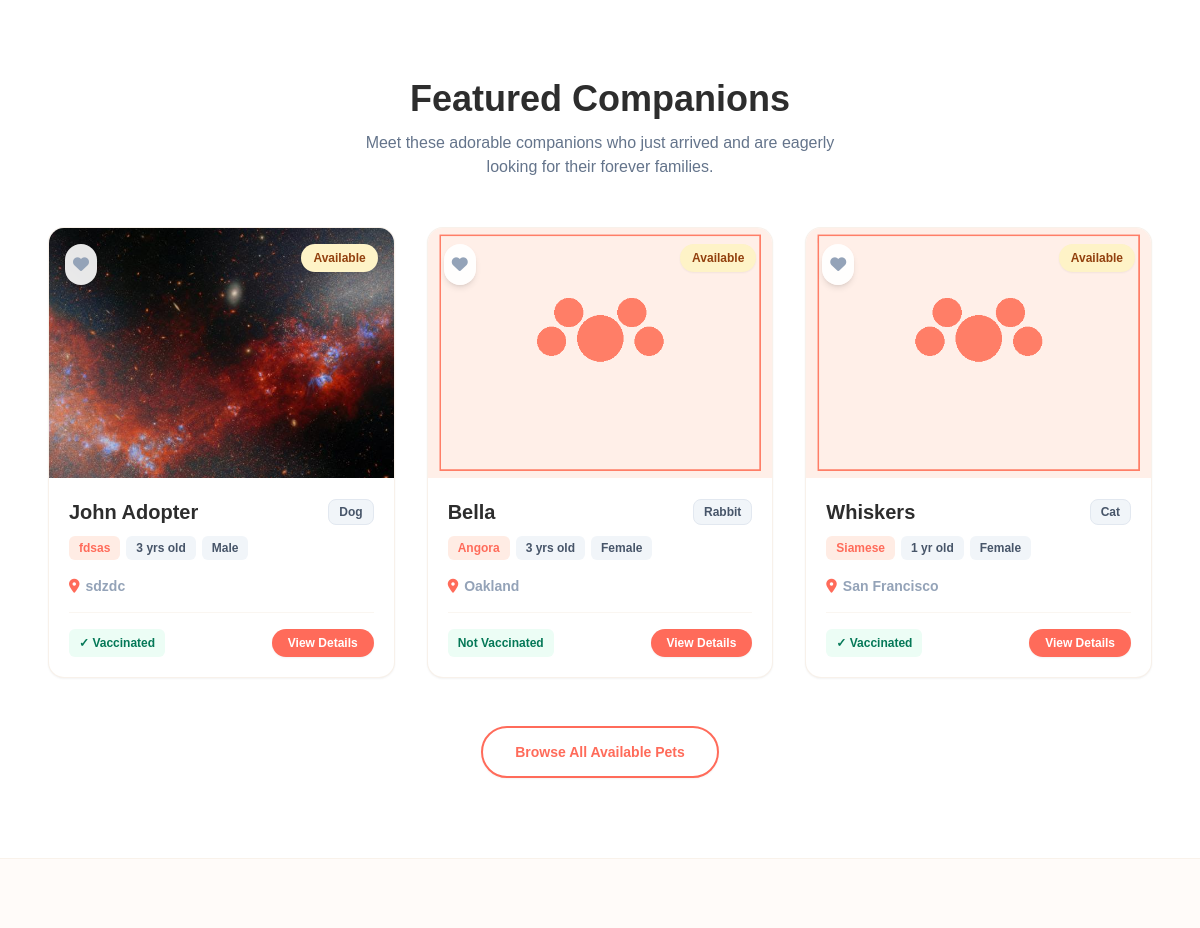
Before: / (middle part) with the older database file.
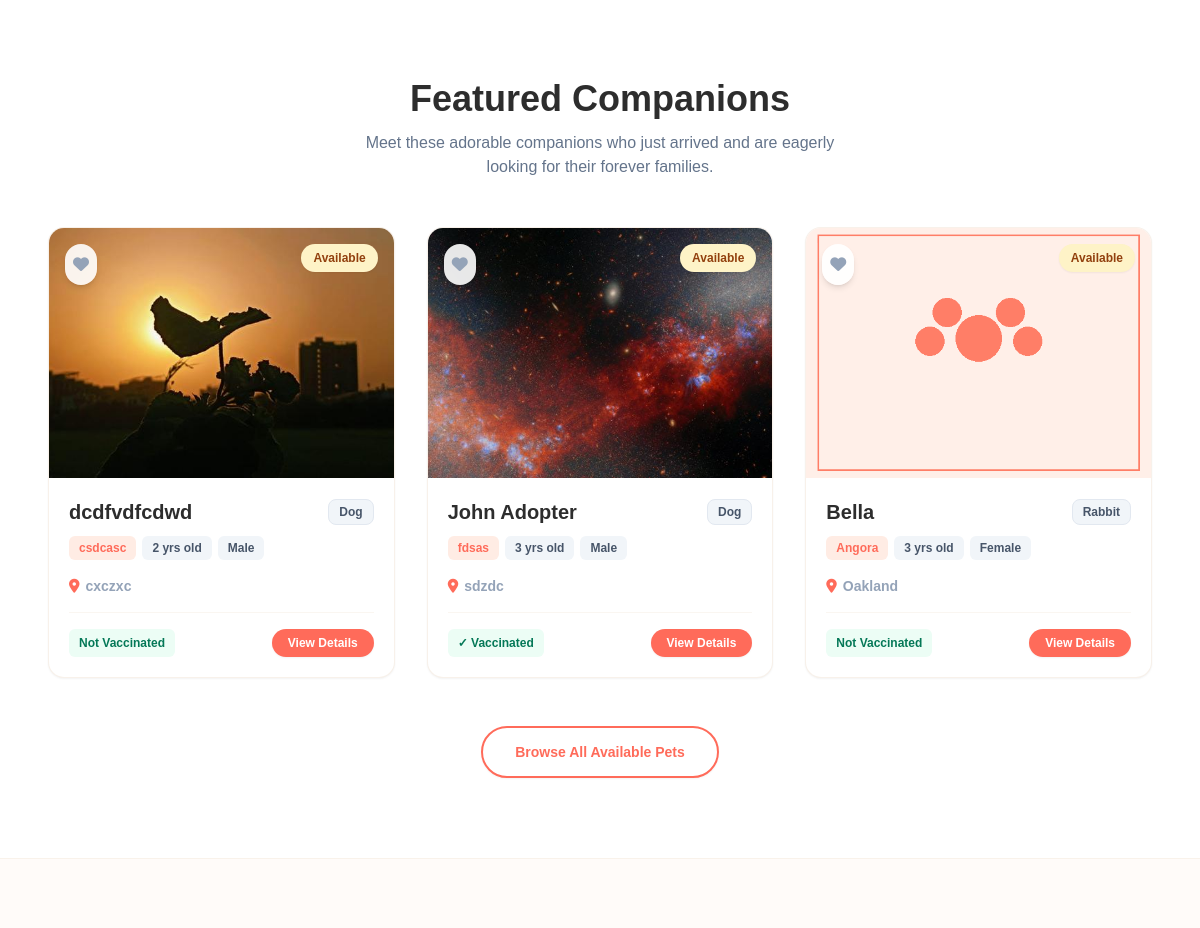
After: the same page with the newer database file.
### models.py (models this page shows, shortened)
class Pet(db.Model):
    __tablename__ = 'pets'
    id = db.Column(db.Integer, primary_key=True)
    name = db.Column(db.String(100), nullable=False)
    species = db.Column(db.String(50), nullable=False)  # Dog, Cat, Rabbit, Bird, Other
    breed = db.Column(db.String(100), nullable=True)
    age = db.Column(db.Integer, nullable=True)
    gender = db.Column(db.String(20), nullable=False)  # Male, Female
    size = db.Column(db.String(20), nullable=False)  # Small, Medium, Large
    color = db.Column(db.String(50), nullable=True)
    description = db.Column(db.Text, nullable=True)
    photo = db.Column(db.String(255), nullable=True, default='default_pet.png')
    location = db.Column(db.String(100), nullable=False)
    vaccinated = db.Column(db.Boolean, default=False)
    is_adopted = db.Column(db.Boolean, default=False)
    shelter_id = db.Column(db.Integer, db.ForeignKey('users.id'), nullable=False)
    created_at = db.Column(db.DateTime, default=datetime.utcnow)
    applications = db.relationship('AdoptionApplication', backref='pet', lazy=True, cascade="all, delete-orphan")

### routes.py (the view)
@general_bp.route('/')
def home():
    featured_pets = Pet.query.filter_by(is_adopted=False).order_by(Pet.created_at.desc()).limit(3).all()
    return render_template('home.html', featured_pets=featured_pets)

### templates/home.html (shortened to what the changed rows need)
{% extends 'base.html' %}
{% block content %}
<section class="py-20 bg-white px-6 md:px-12">
    <div class="container mx-auto max-w-7xl">
        <div class="flex flex-col items-center text-center mb-12">
            <h2 class="text-3xl md:text-4xl font-black text-dark mb-3">Featured Companions</h2>
        </div>
        <div class="grid grid-cols-1 md:grid-cols-3 gap-8">
            {% if featured_pets %}
                {% for pet in featured_pets %}
                    <div class="group bg-white border border-border/60 rounded-2xl overflow-hidden shadow-sm hover:shadow-xl hover:border-primary/30 flex flex-col h-full transition-all duration-300 transform hover:-translate-y-2">
                        <div class="relative h-[250px] overflow-hidden">
                            <img
                              src="{{ url_for('static', filename='uploads/pet_photos/' + pet.photo) }}"
                              alt="{{ pet.name }}"
                              class="w-full h-full object-cover transition-transform duration-500 group-hover:scale-105"
                            />
                            <button
                              data-pet-id="{{ pet.id }}"
                              class="fav-btn absolute top-4 left-4 p-2 bg-white/90 backdrop-blur-sm rounded-full shadow-md text-slate-400 hover:text-red-500 hover:scale-110 active:scale-95 transition-all z-10"
                            >
                                <i class="fa-solid fa-heart text-base"></i>
                            </button>
                            <span class="absolute top-4 right-4 text-xs font-bold px-3 py-1.5 bg-amber-100 text-amber-800 rounded-full shadow-sm">
                                Available
                            </span>
                        </div>
                        <div class="p-5 flex-grow flex flex-col justify-between">
                            <div>
                                <div class="flex justify-between items-center mb-2.5">
                                    <h3 class="text-xl font-black text-dark">{{ pet.name }}</h3>
                                    <span class="text-xs font-bold px-2.5 py-1 bg-slate-100 border border-slate-200 text-slate-600 rounded-lg">
                                        {{ pet.species }}
                                    </span>
                                </div>
                                <div class="flex flex-wrap gap-1.5 mb-4">
                                    <span class="text-xs font-semibold px-2.5 py-1 bg-primary-light text-primary rounded-md">
                                        {% if pet.breed %}{{ pet.breed }}{% else %}Mixed Breed{% endif %}
                                    </span>
                                    <span class="text-xs font-semibold px-2.5 py-1 bg-slate-100 text-slate-600 rounded-md">
                                        {{ pet.age }} {% if pet.age == 1 %}yr{% else %}yrs{% endif %} old
                                    </span>
                                    <span class="text-xs font-semibold px-2.5 py-1 bg-slate-100 text-slate-600 rounded-md">
                                        {{ pet.gender }}
                                    </span>
                                </div>
                                <div class="flex items-center gap-1.5 text-slate-400 text-sm mb-4 font-semibold">
                                    <i class="fa-solid fa-location-dot text-primary"></i>
                                    <span>{{ pet.location }}</span>
                                </div>
                            </div>
                            <div class="border-t border-border/40 pt-4 flex justify-between items-center">
                                <span class="text-xs font-bold px-2.5 py-1.5 bg-emerald-50 text-emerald-700 rounded-md">
                                    {% if pet.vaccinated %}✓ Vaccinated{% else %}Not Vaccinated{% endif %}
                                </span>
                                <a href="{{ url_for('pets.pet_detail', pet_id=pet.id) }}" class="py-1.5 px-4 bg-primary hover:bg-primary-hover text-white font-bold rounded-full text-xs shadow-sm transition-all active:scale-95">
                                    View Details
                                </a>
                            </div>
                        </div>
                    </div>
                {% endfor %}
            {% else %}
                <div class="col-span-3 text-center py-12 bg-primary-light/20 border border-dashed border-border rounded-3xl">
                    <i class="fa-solid fa-dog text-4xl text-slate-400 mb-3 block"></i>
                    <p class="text-slate-500 font-semibold">No pets listed yet.</p>
                </div>
            {% endif %}
        </div>
    </div>
</section>
{% endblock %}

Changed rows visible on the page:
no longer on this page (row unchanged): Pet: photo (placeholder picture), name "Whiskers", species "Cat", breed "Siamese", age "1", shows "yr", gender "Female", location "San Francisco", vaccinated "✓ Vaccinated"
added Pet: photo (picture), name "dcdfvdfcdwd", species "Dog", breed "csdcasc", age "2", shows "yrs", gender "Male", location "cxczxc", vaccinated "Not Vaccinated"
